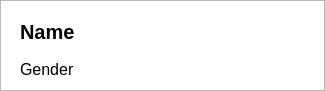
<?xml version="1.0" encoding="UTF-8"?>
<ui version="4.0">
 <class>item</class>
 <widget class="QWidget" name="item">
  <property name="geometry">
   <rect>
    <x>0</x>
    <y>0</y>
    <width>325</width>
    <height>91</height>
   </rect>
  </property>
  <property name="windowTitle">
   <string>Form</string>
  </property>
  <layout class="QVBoxLayout" name="verticalLayout">
   <property name="spacing">
    <number>0</number>
   </property>
   <property name="leftMargin">
    <number>0</number>
   </property>
   <property name="topMargin">
    <number>0</number>
   </property>
   <property name="rightMargin">
    <number>0</number>
   </property>
   <property name="bottomMargin">
    <number>0</number>
   </property>
   <item>
    <widget class="QStackedWidget" name="stackedWidget">
     <property name="frameShape">
      <enum>QFrame::StyledPanel</enum>
     </property>
     <property name="frameShadow">
      <enum>QFrame::Raised</enum>
     </property>
     <property name="currentIndex">
      <number>0</number>
     </property>
     <widget class="QWidget" name="stackedWidgetPage1">
      <property name="styleSheet">
       <string notr="true">background-color: rgb(255, 255, 255);</string>
      </property>
      <layout class="QGridLayout" name="gridLayout">
       <property name="leftMargin">
        <number>5</number>
       </property>
       <property name="topMargin">
        <number>5</number>
       </property>
       <property name="rightMargin">
        <number>5</number>
       </property>
       <property name="bottomMargin">
        <number>5</number>
       </property>
       <property name="spacing">
        <number>2</number>
       </property>
       <item row="0" column="0" rowspan="3">
        <widget class="QLabel" name="photo">
         <property name="sizePolicy">
          <sizepolicy hsizetype="Fixed" vsizetype="Fixed">
           <horstretch>0</horstretch>
           <verstretch>0</verstretch>
          </sizepolicy>
         </property>
         <property name="maximumSize">
          <size>
           <width>40</width>
           <height>40</height>
          </size>
         </property>
         <property name="text">
          <string/>
         </property>
         <property name="pixmap">
          <pixmap resource="resources.qrc">:/images/images/person.png</pixmap>
         </property>
         <property name="scaledContents">
          <bool>true</bool>
         </property>
        </widget>
       </item>
       <item row="0" column="2" rowspan="2">
        <widget class="QLabel" name="name">
         <property name="sizePolicy">
          <sizepolicy hsizetype="Expanding" vsizetype="Preferred">
           <horstretch>0</horstretch>
           <verstretch>0</verstretch>
          </sizepolicy>
         </property>
         <property name="font">
          <font>
           <pointsize>15</pointsize>
           <weight>75</weight>
           <bold>true</bold>
          </font>
         </property>
         <property name="text">
          <string>Name</string>
         </property>
        </widget>
       </item>
       <item row="0" column="1" rowspan="3">
        <widget class="Line" name="line">
         <property name="frameShadow">
          <enum>QFrame::Sunken</enum>
         </property>
         <property name="lineWidth">
          <number>0</number>
         </property>
         <property name="orientation">
          <enum>Qt::Vertical</enum>
         </property>
        </widget>
       </item>
       <item row="0" column="4" rowspan="3">
        <widget class="QPushButton" name="play">
         <property name="sizePolicy">
          <sizepolicy hsizetype="Fixed" vsizetype="Fixed">
           <horstretch>0</horstretch>
           <verstretch>0</verstretch>
          </sizepolicy>
         </property>
         <property name="maximumSize">
          <size>
           <width>30</width>
           <height>30</height>
          </size>
         </property>
         <property name="text">
          <string/>
         </property>
         <property name="icon">
          <iconset resource="resources.qrc">
           <normaloff>:/images/images/play-round-icon.png</normaloff>:/images/images/play-round-icon.png</iconset>
         </property>
         <property name="iconSize">
          <size>
           <width>30</width>
           <height>30</height>
          </size>
         </property>
         <property name="flat">
          <bool>true</bool>
         </property>
        </widget>
       </item>
       <item row="0" column="3">
        <spacer name="horizontalSpacer">
         <property name="orientation">
          <enum>Qt::Horizontal</enum>
         </property>
         <property name="sizeHint" stdset="0">
          <size>
           <width>40</width>
           <height>20</height>
          </size>
         </property>
        </spacer>
       </item>
       <item row="2" column="2" colspan="2">
        <widget class="QLabel" name="gender">
         <property name="sizePolicy">
          <sizepolicy hsizetype="Expanding" vsizetype="Preferred">
           <horstretch>0</horstretch>
           <verstretch>0</verstretch>
          </sizepolicy>
         </property>
         <property name="font">
          <font>
           <pointsize>12</pointsize>
          </font>
         </property>
         <property name="text">
          <string>Gender</string>
         </property>
         <property name="alignment">
          <set>Qt::AlignLeading|Qt::AlignLeft|Qt::AlignTop</set>
         </property>
        </widget>
       </item>
      </layout>
     </widget>
     <widget class="QWidget" name="page">
      <widget class="QLabel" name="data">
       <property name="geometry">
        <rect>
         <x>9</x>
         <y>9</y>
         <width>261</width>
         <height>31</height>
        </rect>
       </property>
       <property name="text">
        <string/>
       </property>
      </widget>
     </widget>
    </widget>
   </item>
  </layout>
 </widget>
 <resources>
  <include location="resources.qrc"/>
 </resources>
 <connections/>
</ui>
